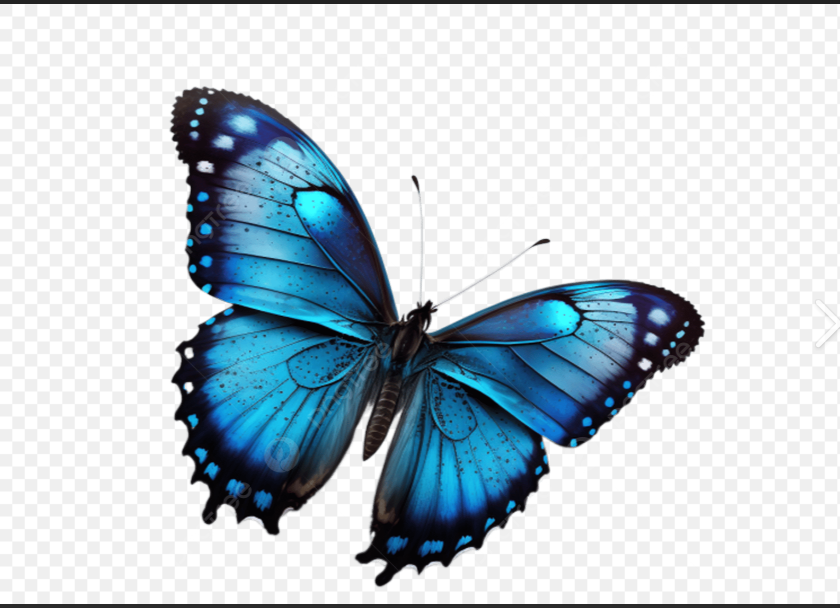
#> input picture Internship Day 7/open-cv/images/butterfly.png, 840 x 608 px
$ python Threshold.py
#> lines starting #> are read from the running program, lines starting #| are printed output that depends on the picture; after the words box and inside, x2 and y2 are one past the last pixel; in counts of white or black regions, pixels touching at a corner belong together
import cv2

# read the image in grayscale
image = cv2.imread('images/butterfly.png', cv2.IMREAD_GRAYSCALE)
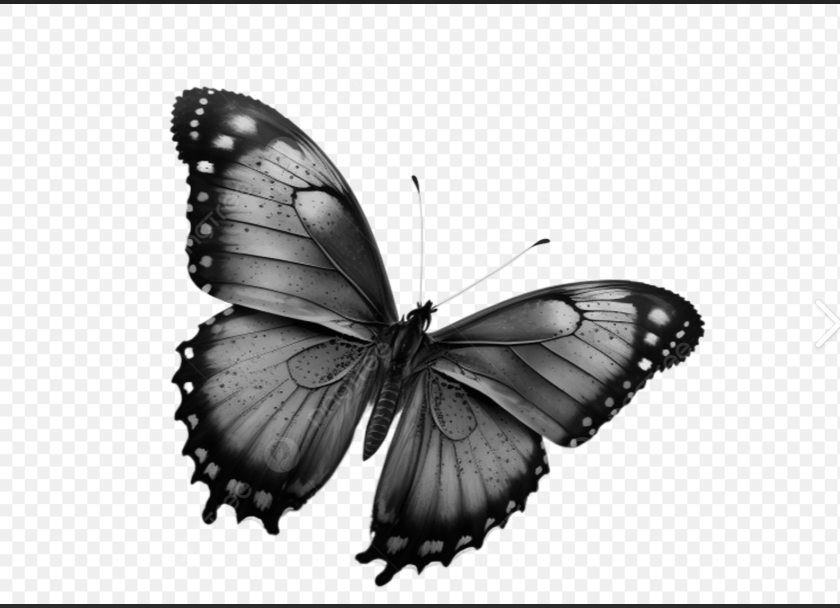
#> image: shape (608, 840); min 3, max 255, mean 201.2

# apply global thresholding
_, thresh_global  = cv2.threshold(image, 127, 255, cv2.THRESH_BINARY)
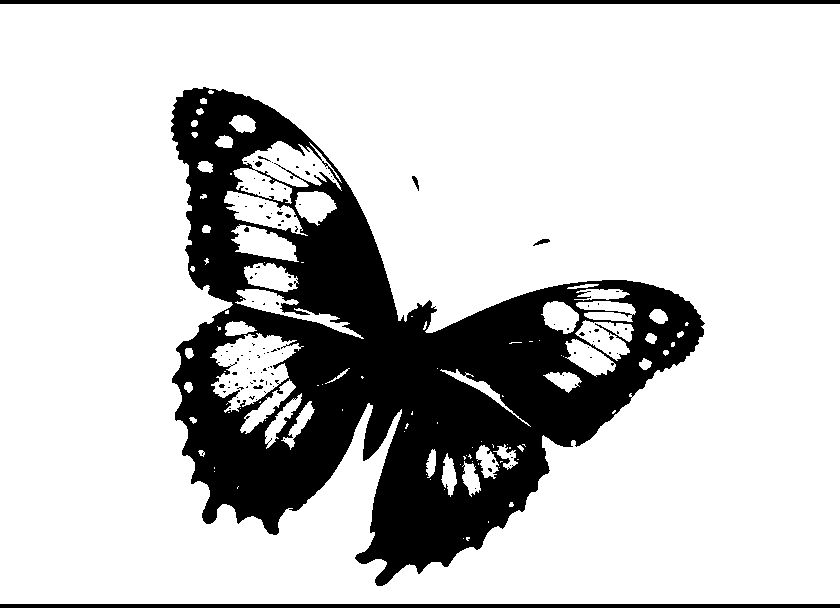
#> thresh_global: shape (608, 840); 78.7% white; 117 black regions (108 under 20 px), largest, box (x1, y1, x2, y2) and area: (171, 87, 705, 586) 101276, (0, 0, 840, 4) 3360, (0, 604, 840, 608) 3360

# display the images
cv2.imshow('ORGINAL IMAGE: ',image)
cv2.imshow('GLOBAL THRESHOLDING ',thresh_global)

# wait for a key press and close the windows
cv2.waitKey(0)
cv2.destroyAllWindows()
